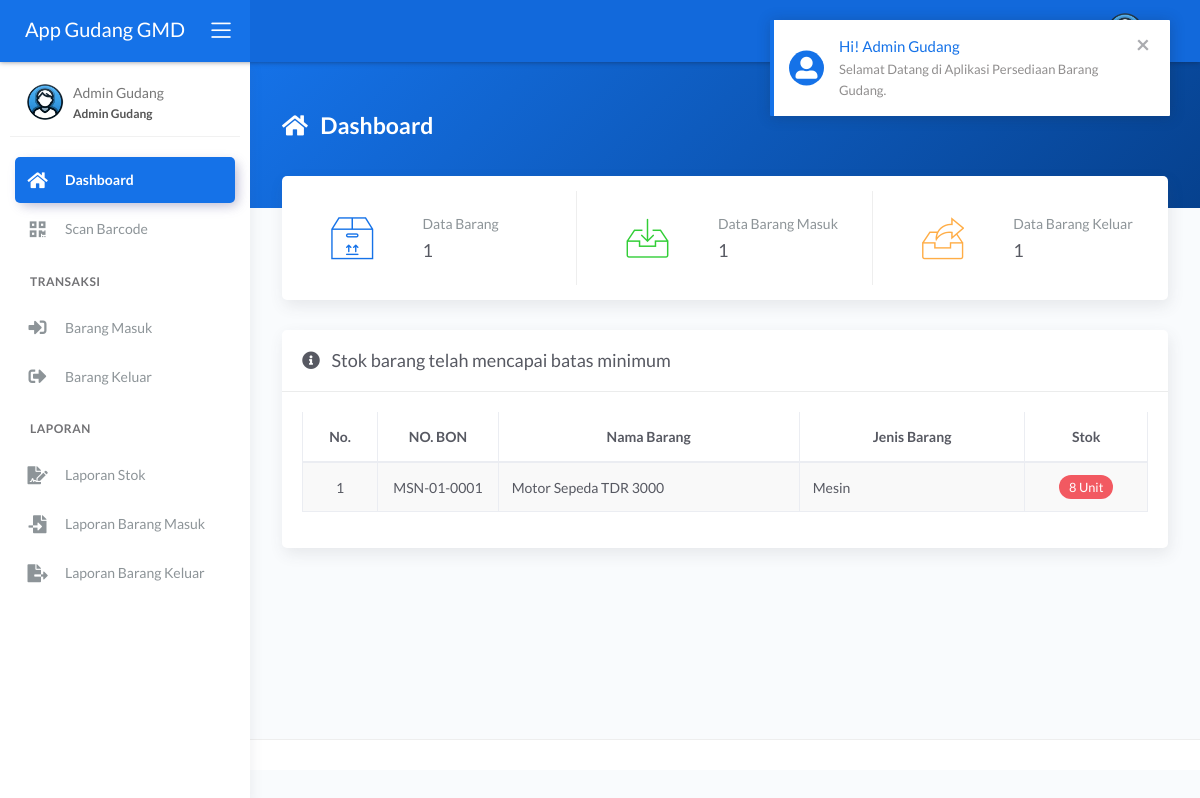
Page /main.php?module=dashboard&pesan=1 (signed in) on the earlier database version.
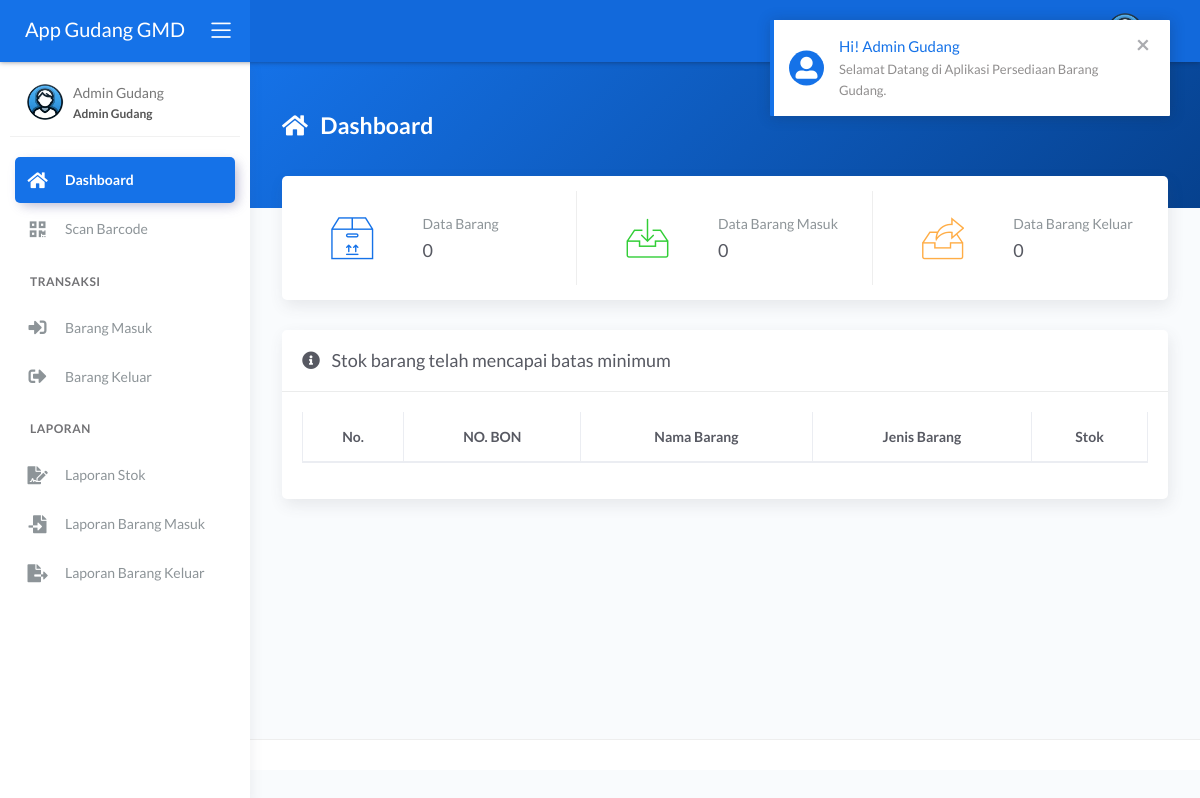
Same page on the later database version.
### tables this page shows
CREATE TABLE `tbl_barang` (
  `id_barang` varchar(750) NOT NULL,
  `nama_barang` varchar(100) NOT NULL,
  `jenis` int NOT NULL,
  `stok_minimum` float NOT NULL,
  `stok` float NOT NULL DEFAULT '0',
  `satuan` int NOT NULL,
  `lokasi_rak` varchar(50) NOT NULL,
  `barang_pending` int NOT NULL,
  `foto` varchar(100) DEFAULT NULL
);

CREATE TABLE `tbl_jenis` (
  `id_jenis` int NOT NULL,
  `nama_jenis` varchar(50) NOT NULL
);

CREATE TABLE `tbl_satuan` (
  `id_satuan` int NOT NULL,
  `nama_satuan` varchar(30) NOT NULL
);

### modules/dashboard/tampil_data.php (the view, shortened to what the changed rows need)
<?php
if (basename($_SERVER['PHP_SELF']) === basename(__FILE__)) {
  header('location: 404.html');
}
else {
  if (isset($_GET['pesan'])) {
    if ($_GET['pesan'] == 1) {
      echo '<div class="alert alert-notify alert-primary alert-dismissible fade show" role="alert">
              <span data-notify="icon" class="fas fa-user-alt"></span>
              <span data-notify="title" class="text-primary">Hi! ' . $_SESSION['nama_user'] . '</span>
              <span data-notify="message">Selamat Datang di Aplikasi Persediaan Barang Gudang.</span>
              <button type="button" class="close" data-dismiss="alert" aria-label="Close">
                <span aria-hidden="true">&times;</span>
              </button>
            </div>';
    }
  }
?>
  <div class="panel-header bg-primary-gradient">
    <div class="page-inner py-5">
      <div class="d-flex align-items-left align-items-md-top flex-column flex-md-row">
        <div class="page-header text-white">
          <h4 class="page-title text-white"><i class="fas fa-home mr-2"></i> Dashboard</h4>
        </div>
      </div>
    </div>
  </div>
  <div class="page-inner mt--5">
    <div class="row row-card-no-pd mt--2">
      <div class="col-sm-12 col-md-4">
        <div class="card card-stats card-round">
          <div class="card-body ">
            <div class="row">
              <div class="col-5">
                <div class="icon-big2 text-center">
                  <i class="flaticon-box text-primary"></i>
                </div>
              </div>
              <div class="col-7 col-stats">
                <div class="numbers">
                  <p class="card-category">Data Barang</p>
                  <?php
                  $query = mysqli_query($mysqli, "SELECT * FROM tbl_barang")
                    or die('Ada kesalahan pada query jumlah data barang : ' . mysqli_error($mysqli));
                  $jumlah_barang = mysqli_num_rows($query);
                  ?>
                  <h4 class="card-title"><?php echo number_format($jumlah_barang, 0, '', '.'); ?></h4>
                </div>
              </div>
            </div>
          </div>
        </div>
      </div>
      <div class="col-sm-12 col-md-4">
        <div class="card card-stats card-round">
          <div class="card-body ">
            <div class="row">
              <div class="col-5">
                <div class="icon-big2 text-center">
                  <i class="flaticon-inbox text-success"></i>
                </div>
              </div>
              <div class="col-7 col-stats">
                <div class="numbers">
                  <p class="card-category">Data Barang Masuk</p>
                  <?php
                  $query = mysqli_query($mysqli, "SELECT * FROM tbl_barang_masuk")
                    or die('Ada kesalahan pada query jumlah data barang masuk : ' . mysqli_error($mysqli));
                  $jumlah_barang_masuk = mysqli_num_rows($query);
                  ?>
                  <h4 class="card-title"><?php echo number_format($jumlah_barang_masuk, 0, '', '.'); ?></h4>
                </div>
              </div>
            </div>
          </div>
        </div>
      </div>
      <div class="col-sm-12 col-md-4">
        <div class="card card-stats card-round">
          <div class="card-body">
            <div class="row">
              <div class="col-5">
                <div class="icon-big2 text-center">
                  <i class="flaticon-archive text-warning"></i>
                </div>
              </div>
              <div class="col-7 col-stats">
                <div class="numbers">
                  <p class="card-category">Data Barang Keluar</p>
                  <?php
                  $query = mysqli_query($mysqli, "SELECT * FROM tbl_barang_keluar")
                    or die('Ada kesalahan pada query jumlah data barang keluar : ' . mysqli_error($mysqli));
                  $jumlah_barang_keluar = mysqli_num_rows($query);
                  ?>
                  <h4 class="card-title"><?php echo number_format($jumlah_barang_keluar, 0, '', '.'); ?></h4>
                </div>
              </div>
            </div>
          </div>
        </div>
      </div>
    </div>
    <div class="card">
      <div class="card-header">
        <div class="card-title"><i class="fas fa-info-circle mr-2"></i> Stok barang telah mencapai batas minimum</div>
      </div>
      <div class="card-body">
        <div class="table-responsive">
          <table id="basic-datatables" class="display table table-bordered table-striped table-hover">
            <thead>
              <tr>
                <th class="text-center">No.</th>
                <th class="text-center">NO. BON</th>
                <th class="text-center">Nama Barang</th>
                <th class="text-center">Jenis Barang</th>
                <th class="text-center">Stok</th>
              </tr>
            </thead>
            <tbody>
              <?php
              $no = 1;
              $query = mysqli_query($mysqli, "SELECT a.id_barang, a.nama_barang, a.jenis, a.stok_minimum, a.stok, a.satuan, b.nama_jenis, c.nama_satuan
                                              FROM tbl_barang as a INNER JOIN tbl_jenis as b INNER JOIN tbl_satuan as c
                                              ON a.jenis=b.id_jenis AND a.satuan=c.id_satuan
                                              WHERE a.stok<=a.stok_minimum ORDER BY a.id_barang ASC")
                or die('Ada kesalahan pada query tampil data : ' . mysqli_error($mysqli));
              while ($data = mysqli_fetch_assoc($query)) { ?>
                <tr>
                  <td width="50" class="text-center"><?php echo $no++; ?></td>
                  <td width="80" class="text-center"><?php echo $data['id_barang']; ?></td>
                  <td width="200"><?php echo $data['nama_barang']; ?></td>
                  <td width="150"><?php echo $data['nama_jenis']; ?></td>
                  <td width="70" class="text-center"><span class="badge badge-pill badge-danger increase-size"><?php echo $data['stok']; ?> <?php echo $data['nama_satuan']; ?></span></td>
                </tr>
              <?php } ?>
            </tbody>
          </table>
        </div>
      </div>
    </div>
  </div>
<?php } ?>

### layouts/sidebar_menu.php (shortened to what the changed rows need)
<?php
function isMenuActive($menuModules)
{
  if (isset($_GET['module']) && in_array($_GET['module'], $menuModules)) {
    return 'active';
  }
  return '';
}
foreach ($menus as $menu) {
  if (isset($menu['access']) && !in_array($_SESSION['hak_akses'], $menu['access'])) {
    continue;
  }
  if (isset($menu['header'])) {
    echo '<li class="nav-section">
                <span class="sidebar-mini-icon">
                  <i class="fa fa-ellipsis-h"></i>
                </span>
                <h4 class="text-section">' . $menu['header'] . '</h4>
              </li>';
    continue;
  }
  $activeClass = isMenuActive($menu['modules']);
  if (isset($menu['submenu'])) {
    $submenuClass = ($activeClass === 'active') ? 'active submenu' : 'submenu';
    $collapseClass = ($activeClass === 'active') ? 'show' : '';
    $collapseId = strtolower(str_replace(' ', '', $menu['title']));
    echo '<li class="nav-item ' . $submenuClass . '">';
    echo '<a data-toggle="collapse" href="#' . $collapseId . '">';
    echo '<i class="' . $menu['icon'] . '"></i>';
    echo '<p>' . $menu['title'] . '</p>';
    echo '<span class="caret"></span>';
    echo '</a>';
    echo '<div class="collapse ' . $collapseClass . '" id="' . $collapseId . '">';
    echo '<ul class="nav nav-collapse">';
    foreach ($menu['submenu'] as $submenu) {
      $subActiveClass = isMenuActive($submenu['modules']);
      echo '<li class="' . $subActiveClass . '">';
      echo '<a href="' . $submenu['link'] . '">';
      echo '<span class="sub-item">' . $submenu['title'] . '</span>';
      echo '</a>';
      echo '</li>';
    }
    echo '</ul>';
    echo '</div>';
    echo '</li>';
  } else {
    echo '<li class="nav-item ' . $activeClass . '">';
    echo '<a href="' . $menu['link'] . '">';
    echo '<i class="' . $menu['icon'] . '"></i>';
    echo '<p>' . $menu['title'] . '</p>';
    echo '</a>';
    echo '</li>';
  }
}

Differences in the rows shown:
removed tbl_barang: id_barang "MSN-01-0001", nama_barang "Motor Sepeda TDR 3000", tbl_jenis.nama_jenis "Mesin", stok "8", tbl_satuan.nama_satuan "Unit"
Other differences:
$jumlah_barang: "1" → "0"
$jumlah_barang_masuk: "1" → "0"
$jumlah_barang_keluar: "1" → "0"
